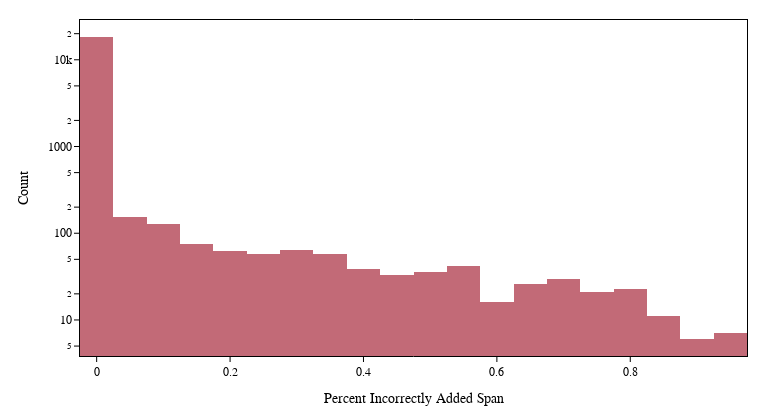

The cell this chart's notebook holds for it:
### Code cell
# Supplement
f = go.Figure()
f.add_trace(go.Histogram(x=(w/a), marker=dict(color=colors['red']), nbinsx=20))
# Plot formatting
f.update_yaxes(type='log', title='Count')
f.update_xaxes(title='Percent Incorrectly Added Span')

# matplotlib layout
# choose the figure font
font_dict=dict(family='Arial',
               color='black'
               )
# general figure formatting
f.update_layout(font=font_dict,  # font formatting
                  plot_bgcolor='white',  # background color
                  margin=dict(r=20,t=20,b=10)  # remove white space 
                  )

# x and y-axis formatting
f.update_yaxes(
                 showline=True,  # add line at x=0
                 linecolor='black',  # line color
                 linewidth=1, # line size
                 ticks='outside',  # ticks outside axis
                 tickfont=font_dict, # tick label font
                 mirror=True,  # add ticks to top/right axes
                 tickwidth=1,  # tick width
                 tickcolor='black',  # tick color
                 )
f.update_xaxes(
                 showline=True,
                 showticklabels=True,
                 linecolor='black',
                 linewidth=1,
                 ticks='outside',
                 tickfont=font_dict,
                 mirror=True,
                 tickwidth=1,
                 tickcolor='black',
                 )
# Sizing
f.update_layout(width=6.5*118.11, height=3.5*118.11)
# Saving
f.show()
# plotly.io.write_image(f,'figureS4-plt.pdf', format='pdf')

### Figure 1 — Plotly figure (JSON) as saved in the notebook; plotly's stock layout.template omitted (floating-point values rounded to 4 significant figures; data arrays with more than 128 entries replaced by an {"elided": "..."} marker saying what was removed)
{"data": [{"marker": {"color": "rgb(194,106,119)"}, "nbinsx": 20, "type": "histogram", "x": {"elided": "19303 float values"}}], "layout": {"font": {"color": "black", "family": "Arial"}, "height": 413.4, "margin": {"b": 10, "r": 20, "t": 20}, "plot_bgcolor": "white", "width": 767.7, "xaxis": {"autorange": true, "linecolor": "black", "linewidth": 1, "mirror": true, "range": [-0.025, 0.975], "showline": true, "showticklabels": true, "tickcolor": "black", "tickfont": {"color": "black", "family": "Arial"}, "ticks": "outside", "tickwidth": 1, "title": {"text": "Percent Incorrectly Added Span"}, "type": "linear"}, "yaxis": {"autorange": true, "linecolor": "black", "linewidth": 1, "mirror": true, "range": [0.5844, 4.459], "showline": true, "tickcolor": "black", "tickfont": {"color": "black", "family": "Arial"}, "ticks": "outside", "tickwidth": 1, "title": {"text": "Count"}, "type": "log"}}}
